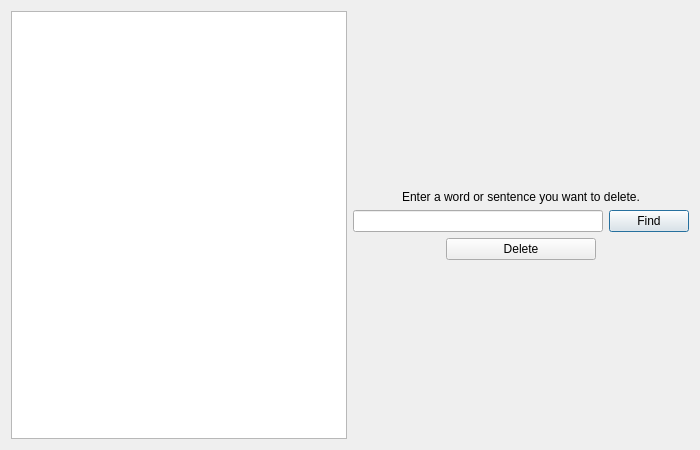
<?xml version="1.0" encoding="UTF-8"?>
<ui version="4.0">
 <class>FileDelete</class>
 <widget class="QDialog" name="FileDelete">
  <property name="geometry">
   <rect>
    <x>0</x>
    <y>0</y>
    <width>700</width>
    <height>450</height>
   </rect>
  </property>
  <property name="windowTitle">
   <string>Dialog</string>
  </property>
  <layout class="QHBoxLayout" name="horizontalLayout">
   <item>
    <widget class="QTextEdit" name="fileContent">
     <property name="sizePolicy">
      <sizepolicy hsizetype="Expanding" vsizetype="Expanding">
       <horstretch>0</horstretch>
       <verstretch>0</verstretch>
      </sizepolicy>
     </property>
     <property name="readOnly">
      <bool>true</bool>
     </property>
    </widget>
   </item>
   <item>
    <layout class="QVBoxLayout" name="verticalLayout_2" stretch="1,0,1">
     <item>
      <widget class="QWidget" name="widget_2" native="true">
       <property name="sizePolicy">
        <sizepolicy hsizetype="Expanding" vsizetype="Preferred">
         <horstretch>0</horstretch>
         <verstretch>0</verstretch>
        </sizepolicy>
       </property>
      </widget>
     </item>
     <item>
      <layout class="QVBoxLayout" name="verticalLayout" stretch="1,0,0,0,1">
       <item>
        <widget class="QWidget" name="widget_1" native="true">
         <property name="sizePolicy">
          <sizepolicy hsizetype="Preferred" vsizetype="Expanding">
           <horstretch>0</horstretch>
           <verstretch>0</verstretch>
          </sizepolicy>
         </property>
        </widget>
       </item>
       <item>
        <widget class="QLabel" name="label_2">
         <property name="sizePolicy">
          <sizepolicy hsizetype="Preferred" vsizetype="Fixed">
           <horstretch>0</horstretch>
           <verstretch>0</verstretch>
          </sizepolicy>
         </property>
         <property name="text">
          <string>Enter a word or sentence you want to delete.</string>
         </property>
         <property name="alignment">
          <set>Qt::AlignmentFlag::AlignCenter</set>
         </property>
        </widget>
       </item>
       <item>
        <layout class="QHBoxLayout" name="horizontalLayout_2">
         <item>
          <widget class="QLineEdit" name="lineEdit_find">
           <property name="alignment">
            <set>Qt::AlignmentFlag::AlignCenter</set>
           </property>
          </widget>
         </item>
         <item>
          <widget class="QPushButton" name="btn_find">
           <property name="sizePolicy">
            <sizepolicy hsizetype="Preferred" vsizetype="Fixed">
             <horstretch>0</horstretch>
             <verstretch>0</verstretch>
            </sizepolicy>
           </property>
           <property name="text">
            <string>Find</string>
           </property>
          </widget>
         </item>
        </layout>
       </item>
       <item>
        <layout class="QHBoxLayout" name="horizontalLayout_3">
         <item>
          <widget class="QPushButton" name="btn_update">
           <property name="sizePolicy">
            <sizepolicy hsizetype="Preferred" vsizetype="Fixed">
             <horstretch>0</horstretch>
             <verstretch>0</verstretch>
            </sizepolicy>
           </property>
           <property name="maximumSize">
            <size>
             <width>150</width>
             <height>16777215</height>
            </size>
           </property>
           <property name="text">
            <string>Delete</string>
           </property>
          </widget>
         </item>
        </layout>
       </item>
       <item>
        <widget class="QWidget" name="widget_4" native="true"/>
       </item>
      </layout>
     </item>
     <item>
      <widget class="QWidget" name="widget" native="true">
       <property name="sizePolicy">
        <sizepolicy hsizetype="Expanding" vsizetype="Preferred">
         <horstretch>0</horstretch>
         <verstretch>0</verstretch>
        </sizepolicy>
       </property>
      </widget>
     </item>
    </layout>
   </item>
  </layout>
 </widget>
 <resources/>
 <connections/>
</ui>
